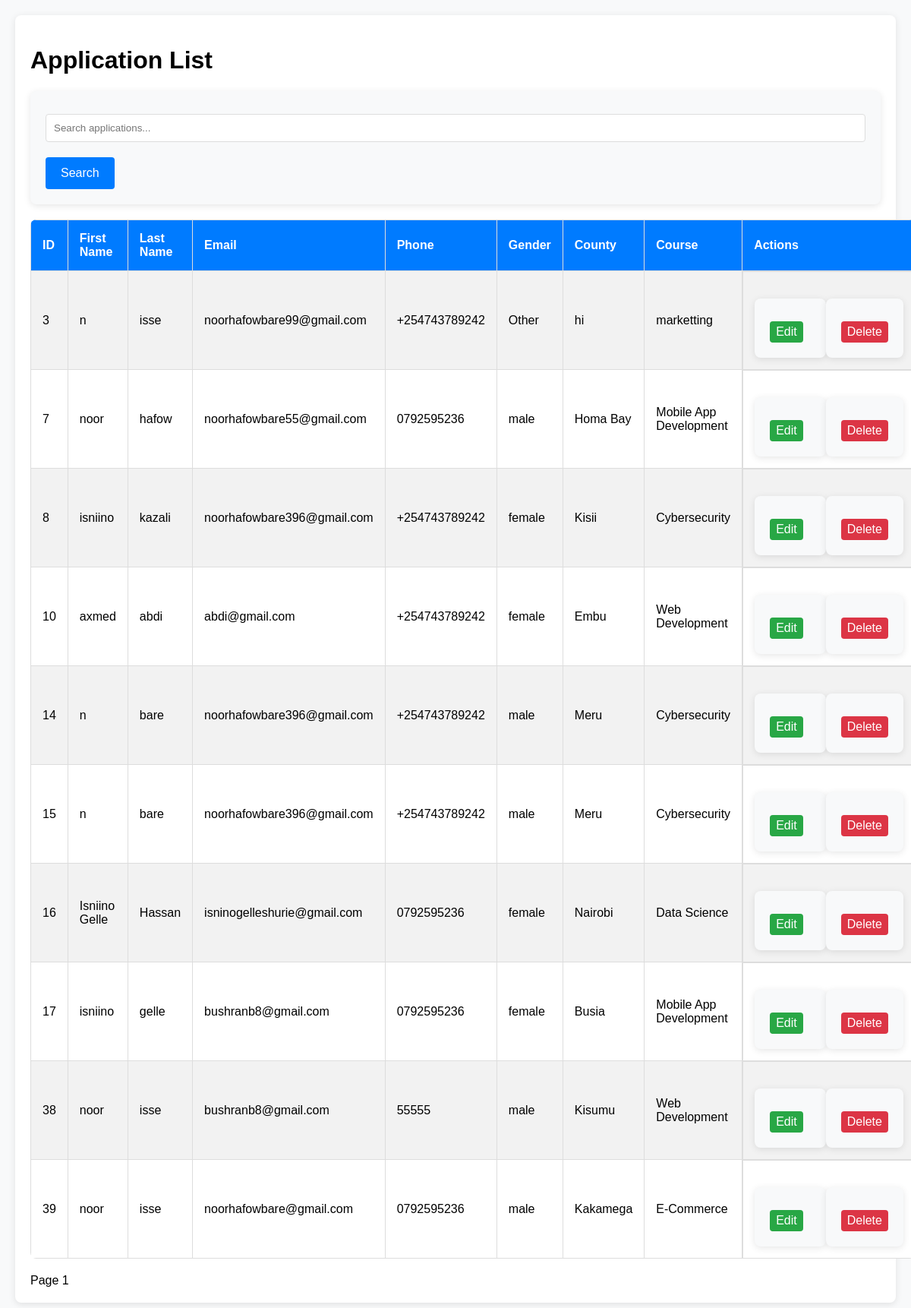
The page /admin/applications on the database as committed earlier.
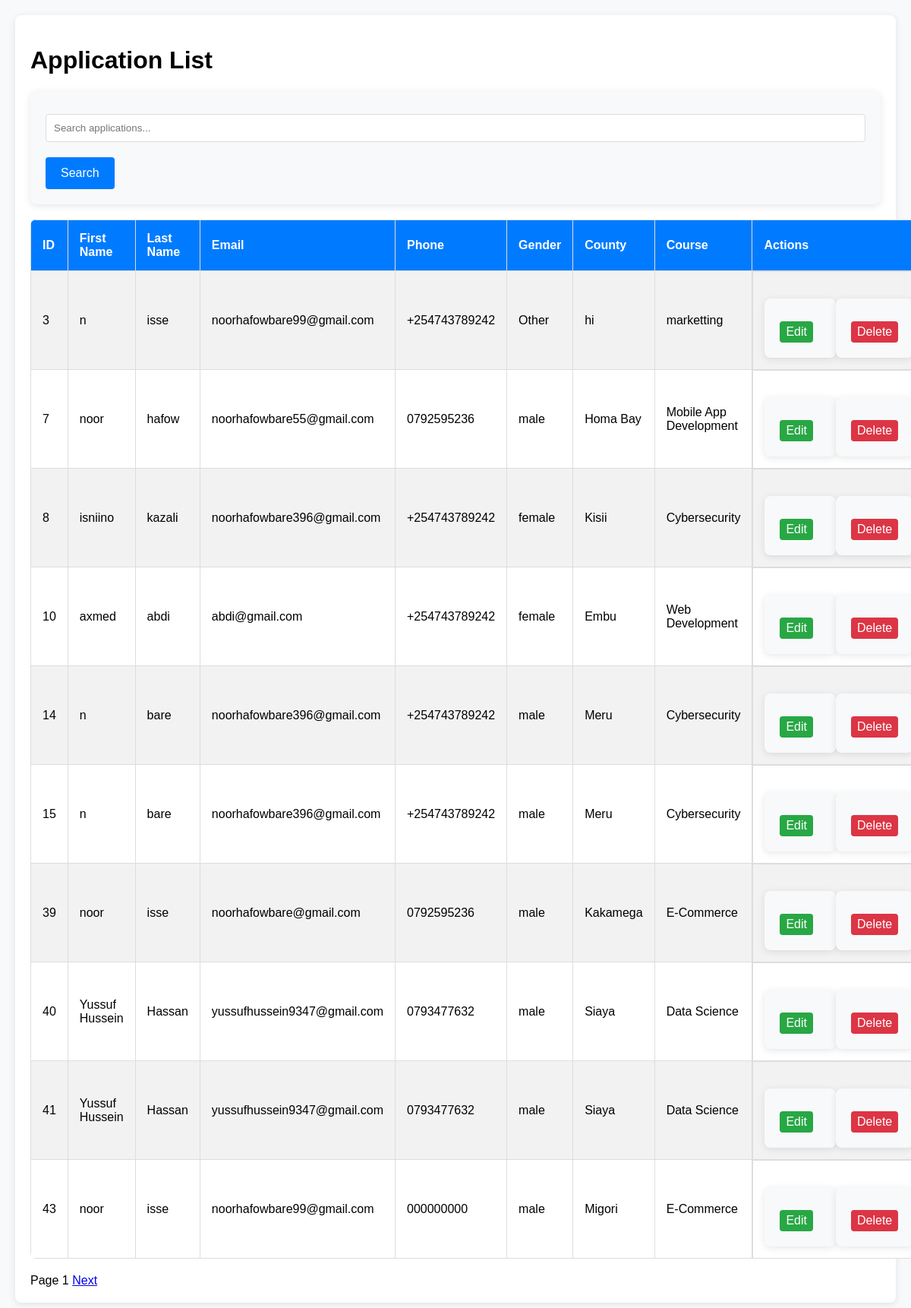
The same page on the database as committed later.
### tables this page shows
CREATE TABLE applications (
                    id INTEGER PRIMARY KEY AUTOINCREMENT,
                    first_name TEXT NOT NULL,
                    last_name TEXT NOT NULL,
                    email TEXT NOT NULL,
                    phone TEXT NOT NULL,
                    gender TEXT NOT NULL,
                    county TEXT NOT NULL,
                    course TEXT NOT NULL
                );

### app.py (the view)
@app.route('/admin/applications')
def view_applications():
    search = request.args.get('search', '')  # Search functionality
    page = request.args.get('page', 1, type=int)
    per_page = 10  # Number of records per page
    offset = (page - 1) * per_page
    conn = get_db_connection()
    search_query = f"%{search}%"  # Format search term for SQL LIKE
    applications = conn.execute(
        'SELECT * FROM applications WHERE first_name LIKE ? OR last_name LIKE ? LIMIT ? OFFSET ?',
        (search_query, search_query, per_page, offset)
    ).fetchall()
    total_query = 'SELECT COUNT(*) FROM applications WHERE first_name LIKE ? OR last_name LIKE ?'
    total = conn.execute(total_query, (search_query, search_query)).fetchone()[0]
    conn.close()
    return render_template('applications.html', applications=applications, page=page, per_page=per_page, total=total, search=search)

### app.py (called while the page is built)
def get_db_connection():
    conn = sqlite3.connect('database.db')
    conn.row_factory = sqlite3.Row
    return conn

### templates/applications.html (shortened to what this page needs)
<!DOCTYPE html>
<html lang="en">
  <head>
    <link
      rel="stylesheet"
      href="{{ url_for('static', filename='css/admin.css') }}"
    />
  </head>
  <body>
    <div class="container">
      <h1>Application List</h1>
      <form
        method="get"
        action="{{ url_for('view_applications') }}"
        style="margin-bottom: 20px"
      >
        <input
          type="text"
          name="search"
          placeholder="Search applications..."
          value="{{ search }}"
        />
        <button type="submit">Search</button>
      </form>
      <table>
        <tr>
          <th>ID</th>
          <th>First Name</th>
          <th>Last Name</th>
          <th>Email</th>
          <th>Phone</th>
          <th>Gender</th>
          <th>County</th>
          <th>Course</th>
          <th>Actions</th>
        </tr>
        {% for application in applications %}
        <tr>
          <td>{{ application.id }}</td>
          <td>{{ application.first_name }}</td>
          <td>{{ application.last_name }}</td>
          <td>{{ application.email }}</td>
          <td>{{ application.phone }}</td>
          <td>{{ application.gender }}</td>
          <td>{{ application.county }}</td>
          <td>{{ application.course }}</td>
          <td class="actions">
            <form
              action="{{ url_for('edit_application', id=application.id) }}"
              method="GET"
              style="display: inline"
            >
              <button class="edit" type="submit">Edit</button>
            </form>
            <form
              action="{{ url_for('delete_application', id=application.id) }}"
              method="POST"
              style="display: inline"
            >
              <button
                class="delete"
                type="submit"
                onclick="return confirm('Are you sure you want to delete this application?');"
              >
                Delete
              </button>
            </form>
          </td>
        </tr>
        {% endfor %}
      </table>
      <div class="pagination">
        <span>Page {{ page }}</span>
        {% if page * per_page < total %}
        <a href="{{ url_for('view_applications', page=page+1, search=search) }}"
          >Next</a
        >
        {% endif %}
      </div>
    </div>
  </body>
</html>

### static/css/admin.css (style rules this page uses)
body { font-family: Arial, sans-serif; background-color: #f8f9fa; margin: 0; padding: 20px; }
.container { max-width: 1200px; margin: 0 auto; padding: 20px; background-color: white; border-radius: 8px; box-shadow: 0 2px 10px rgba(0, 0, 0, 0.1); }
table { width: 100%; border-collapse: collapse; margin-bottom: 20px; background-color: white; border-radius: 8px; overflow: hidden; }
table th, table td { padding: 15px; border: 1px solid #ddd; text-align: left; }
table th { background-color: #007bff; color: white; font-size: 16px; }
table tr:nth-child(even) { background-color: #f2f2f2; }
button.edit { background-color: #28a745; color: white; border: none; padding: 5px 8px; border-radius: 4px; cursor: pointer; margin-right: 10px; }
button.delete { background-color: #dc3545; color: white; border: none; padding: 5px 8px; border-radius: 4px; cursor: pointer; }
.actions { display: flex; justify-content: flex-start; align-items: center; }
form { margin-top: 20px; background-color: #f8f9fa; padding: 20px; border-radius: 8px; box-shadow: 0 2px 10px rgba(0, 0, 0, 0.1); }
form input, form select, form textarea { width: 100%; padding: 10px; margin: 10px 0; border: 1px solid #ddd; border-radius: 4px; box-sizing: border-box; }
form button { background-color: #007bff; color: white; padding: 12px 20px; border: none; border-radius: 4px; cursor: pointer; font-size: 16px; margin-top: 10px; }

Rows that differ between the two databases and show on the page:
removed applications: id "16", first_name "Isniino Gelle", last_name "Hassan", email "isninogelleshurie@gmail.com", phone "0792595236", gender "female", county "Nairobi", course "Data Science"
removed applications: id "17", first_name "isniino", last_name "gelle", email "bushranb8@gmail.com", phone "0792595236", gender "female", county "Busia", course "Mobile App Development"
removed applications: id "38", first_name "noor", last_name "isse", email "bushranb8@gmail.com", phone "55555", gender "male", county "Kisumu", course "Web Development"
added applications: id "40", first_name "Yussuf Hussein", last_name "Hassan", email "yussufhussein9347@gmail.com", phone "0793477632", gender "male", county "Siaya", course "Data Science"
added applications: id "41", first_name "Yussuf Hussein", last_name "Hassan", email "yussufhussein9347@gmail.com", phone "0793477632", gender "male", county "Siaya", course "Data Science"
added applications: id "43", first_name "noor", last_name "isse", email "noorhafowbare99@gmail.com", phone "000000000", gender "male", county "Migori", course "E-Commerce"
Other text that changed with them:
text now shown: "Next"
